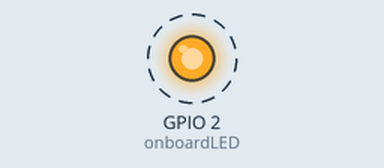
This sketch was run on a simulated ESP32. Parts: output pins drawn as LEDs (lit = HIGH). Dashed ring = blinking.

Above: at 0.5 s.
Timing chart, 0 to 4.6 s (numbered marks = the images above):
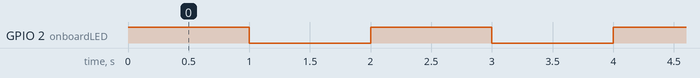

The sketch:

GISMO5_OnboardLED.ino
```cpp
#define onboardLED 2
void setup() {
  // put your setup code here, to run once:
pinMode(onboardLED,OUTPUT);

}

void loop() {
  // put your main code here, to run repeatedly:
  digitalWrite(onboardLED,HIGH);
  delay(1000);
  digitalWrite(onboardLED,LOW);
  delay(1000);
}
```

Measured:
- by itself, GPIO 2 (onboardLED): alternates HIGH for 1.0 s and LOW for 1.0 s
